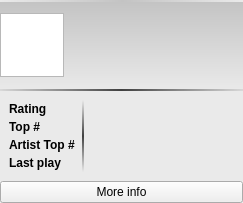
<?xml version="1.0" encoding="UTF-8"?>
<ui version="4.0">
 <class>PlaylistAudioItemExtra</class>
 <widget class="QWidget" name="PlaylistAudioItemExtra">
  <property name="geometry">
   <rect>
    <x>0</x>
    <y>0</y>
    <width>243</width>
    <height>203</height>
   </rect>
  </property>
  <property name="windowTitle">
   <string>Form</string>
  </property>
  <layout class="QGridLayout" name="gridLayout">
   <property name="margin">
    <number>0</number>
   </property>
   <property name="spacing">
    <number>0</number>
   </property>
   <item row="0" column="0">
    <widget class="QWidget" name="mMainInfo" native="true">
     <property name="styleSheet">
      <string notr="true">#mMainInfo
{
background-color: qlineargradient(spread:pad, x1:0, y1:1, x2:0, y2:0, stop:0  rgba(234, 234, 234, 255), stop:1 rgba(195, 195, 195, 255));
border-bottom: 2px solid qlineargradient(spread:pad, x1:0, y1:0, x2:1, y2:0, stop:0 rgba(200, 200, 200, 128), stop:0.5 rgba(64, 64, 64, 255), stop:1 rgba(200, 200, 200, 128));
border-top: 2px solid qlineargradient(spread:pad, x1:0, y1:0, x2:1, y2:0, stop:0 rgba(234, 234, 234, 255), stop:0.505435 rgba(195, 195, 195, 255), stop:1 rgba(234, 234, 234, 255));
}
* {
color: #222;
}</string>
     </property>
     <layout class="QGridLayout" name="gridLayout_2">
      <property name="leftMargin">
       <number>0</number>
      </property>
      <property name="rightMargin">
       <number>0</number>
      </property>
      <item row="0" column="0">
       <widget class="QGraphicsView" name="mAlbumImage">
        <property name="sizePolicy">
         <sizepolicy hsizetype="Fixed" vsizetype="Fixed">
          <horstretch>0</horstretch>
          <verstretch>0</verstretch>
         </sizepolicy>
        </property>
        <property name="maximumSize">
         <size>
          <width>64</width>
          <height>64</height>
         </size>
        </property>
        <property name="verticalScrollBarPolicy">
         <enum>Qt::ScrollBarAlwaysOff</enum>
        </property>
        <property name="horizontalScrollBarPolicy">
         <enum>Qt::ScrollBarAlwaysOff</enum>
        </property>
       </widget>
      </item>
      <item row="0" column="1">
       <layout class="QVBoxLayout" name="verticalLayout">
        <item>
         <widget class="QLabel" name="mArtist">
          <property name="sizePolicy">
           <sizepolicy hsizetype="Ignored" vsizetype="Fixed">
            <horstretch>0</horstretch>
            <verstretch>0</verstretch>
           </sizepolicy>
          </property>
          <property name="font">
           <font>
            <weight>75</weight>
            <italic>false</italic>
            <bold>true</bold>
           </font>
          </property>
          <property name="text">
           <string/>
          </property>
         </widget>
        </item>
        <item>
         <widget class="QLabel" name="mAlbum">
          <property name="sizePolicy">
           <sizepolicy hsizetype="Ignored" vsizetype="Fixed">
            <horstretch>0</horstretch>
            <verstretch>0</verstretch>
           </sizepolicy>
          </property>
          <property name="font">
           <font>
            <italic>true</italic>
           </font>
          </property>
          <property name="text">
           <string/>
          </property>
         </widget>
        </item>
        <item>
         <widget class="QLabel" name="mTrack">
          <property name="sizePolicy">
           <sizepolicy hsizetype="Ignored" vsizetype="Fixed">
            <horstretch>0</horstretch>
            <verstretch>0</verstretch>
           </sizepolicy>
          </property>
          <property name="text">
           <string/>
          </property>
         </widget>
        </item>
       </layout>
      </item>
     </layout>
    </widget>
   </item>
   <item row="1" column="0">
    <widget class="QWidget" name="mExtraInfoMain" native="true">
     <property name="styleSheet">
      <string notr="true">#mExtraInfoMain
{
background-color: rgba(234, 234, 234, 255);
}</string>
     </property>
     <layout class="QGridLayout" name="gridLayout_3">
      <item row="0" column="0">
       <widget class="QWidget" name="mExtraInfo" native="true">
        <property name="sizePolicy">
         <sizepolicy hsizetype="Minimum" vsizetype="Preferred">
          <horstretch>0</horstretch>
          <verstretch>0</verstretch>
         </sizepolicy>
        </property>
        <property name="styleSheet">
         <string notr="true">#mExtraInfo
{
border-right: 2px solid qlineargradient(spread:pad, x1:0, y1:0, x2:0, y2:1, stop:0 rgba(200, 200, 200, 0), stop:0.5 rgba(64, 64, 64, 255), stop:1 rgba(200, 200, 200, 0));
}</string>
        </property>
        <layout class="QGridLayout" name="gridLayout_4">
         <property name="leftMargin">
          <number>0</number>
         </property>
         <property name="topMargin">
          <number>0</number>
         </property>
         <property name="bottomMargin">
          <number>0</number>
         </property>
         <property name="spacing">
          <number>0</number>
         </property>
         <item row="0" column="0">
          <widget class="QLabel" name="mRatingLabel">
           <property name="sizePolicy">
            <sizepolicy hsizetype="Minimum" vsizetype="Preferred">
             <horstretch>0</horstretch>
             <verstretch>0</verstretch>
            </sizepolicy>
           </property>
           <property name="font">
            <font>
             <weight>75</weight>
             <bold>true</bold>
            </font>
           </property>
           <property name="text">
            <string>Rating</string>
           </property>
          </widget>
         </item>
         <item row="1" column="0">
          <widget class="QLabel" name="mTopLabel">
           <property name="sizePolicy">
            <sizepolicy hsizetype="Minimum" vsizetype="Preferred">
             <horstretch>0</horstretch>
             <verstretch>0</verstretch>
            </sizepolicy>
           </property>
           <property name="font">
            <font>
             <weight>75</weight>
             <bold>true</bold>
            </font>
           </property>
           <property name="text">
            <string>Top #</string>
           </property>
          </widget>
         </item>
         <item row="2" column="0">
          <widget class="QLabel" name="mArtistTopLabel">
           <property name="sizePolicy">
            <sizepolicy hsizetype="Minimum" vsizetype="Preferred">
             <horstretch>0</horstretch>
             <verstretch>0</verstretch>
            </sizepolicy>
           </property>
           <property name="font">
            <font>
             <weight>75</weight>
             <bold>true</bold>
            </font>
           </property>
           <property name="text">
            <string>Artist Top #</string>
           </property>
          </widget>
         </item>
         <item row="3" column="0">
          <widget class="QLabel" name="mLastPlayLabel">
           <property name="sizePolicy">
            <sizepolicy hsizetype="Minimum" vsizetype="Preferred">
             <horstretch>0</horstretch>
             <verstretch>0</verstretch>
            </sizepolicy>
           </property>
           <property name="font">
            <font>
             <weight>75</weight>
             <bold>true</bold>
            </font>
           </property>
           <property name="text">
            <string>Last play</string>
           </property>
          </widget>
         </item>
        </layout>
       </widget>
      </item>
      <item row="0" column="1">
       <widget class="QWidget" name="mExtraInfoValues" native="true">
        <property name="sizePolicy">
         <sizepolicy hsizetype="MinimumExpanding" vsizetype="Preferred">
          <horstretch>0</horstretch>
          <verstretch>0</verstretch>
         </sizepolicy>
        </property>
        <layout class="QGridLayout" name="gridLayout_6">
         <property name="margin">
          <number>0</number>
         </property>
         <property name="spacing">
          <number>0</number>
         </property>
         <item row="1" column="0">
          <widget class="QLabel" name="mTop">
           <property name="sizePolicy">
            <sizepolicy hsizetype="Ignored" vsizetype="Preferred">
             <horstretch>0</horstretch>
             <verstretch>0</verstretch>
            </sizepolicy>
           </property>
           <property name="text">
            <string/>
           </property>
          </widget>
         </item>
         <item row="2" column="0">
          <widget class="QLabel" name="mArtistTop">
           <property name="sizePolicy">
            <sizepolicy hsizetype="Ignored" vsizetype="Preferred">
             <horstretch>0</horstretch>
             <verstretch>0</verstretch>
            </sizepolicy>
           </property>
           <property name="text">
            <string/>
           </property>
          </widget>
         </item>
         <item row="3" column="0">
          <widget class="QLabel" name="mLastPlay">
           <property name="sizePolicy">
            <sizepolicy hsizetype="Ignored" vsizetype="Preferred">
             <horstretch>0</horstretch>
             <verstretch>0</verstretch>
            </sizepolicy>
           </property>
           <property name="text">
            <string/>
           </property>
          </widget>
         </item>
         <item row="0" column="0">
          <widget class="QWidget" name="mRaiting" native="true"/>
         </item>
        </layout>
       </widget>
      </item>
     </layout>
    </widget>
   </item>
   <item row="2" column="0">
    <widget class="QPushButton" name="mMoreInfo">
     <property name="sizePolicy">
      <sizepolicy hsizetype="Minimum" vsizetype="Fixed">
       <horstretch>0</horstretch>
       <verstretch>0</verstretch>
      </sizepolicy>
     </property>
     <property name="text">
      <string>More info</string>
     </property>
    </widget>
   </item>
  </layout>
 </widget>
 <resources/>
 <connections/>
</ui>
